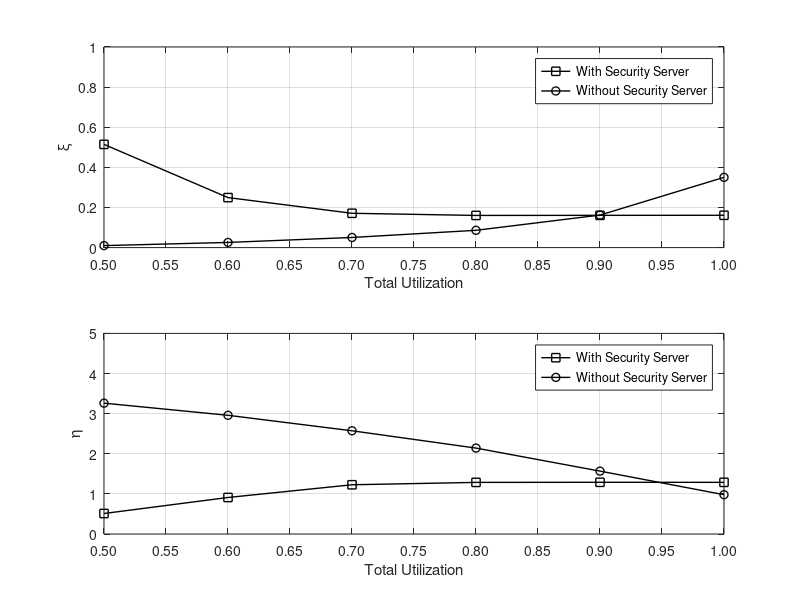
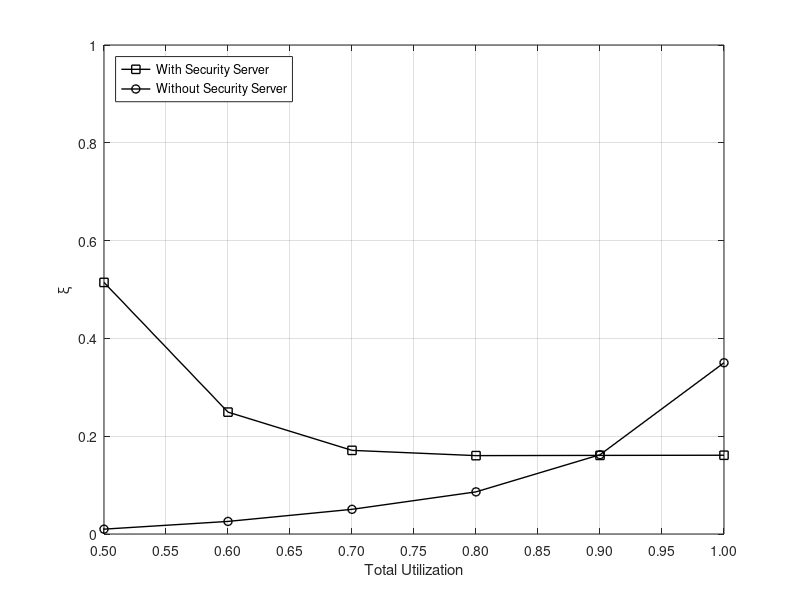

Write MATLAB code to recreate these figures, in order.
clc;
clear all;
close all;
clf;


% load('ser_n_ser.mat', 'etaCount_arr_GP',     'etaCount_UB_arr_GP',     'etaCount_LB_arr_GP', ...
%     'ecdist_arr_GP', 'etaCount_arr_NS',     'etaCount_UB_arr_NS', ...
%     'etaCount_LB_arr_NS',     'ecdist_arr_NS');

load('ser_n_ser_newcon.mat', 'etaCount_arr_GP',     'etaCount_UB_arr_GP',     'etaCount_LB_arr_GP', ...
    'ecdist_arr_GP', 'etaCount_arr_NS',     'etaCount_UB_arr_NS', ...
    'etaCount_LB_arr_NS',     'ecdist_arr_NS');

figure(1)
hold on;
grid on;

subplot(2,1,1)
hold on;
grid on;

plot(ecdist_arr_GP, 'Marker','square','LineWidth',1,...
    'DisplayName','With Security Server',...
    'Color',[0 0 0]);
plot(ecdist_arr_NS, 'Marker','o','LineWidth',1,...
    'DisplayName','Without Security Server',...
    'Color',[0 0 0]);

set(gca,'YTick',[0 0.2 0.4 0.6 0.8 1],...
    'XTickLabel',{'0.50','0.55','0.60','0.65','0.70','0.75','0.80','0.85','0.90','0.95','1.00'},...
    'XTick',[1 1.5 2 2.5 3 3.5 4 4.5 5 5.5 6]);
box(gca,'on');
ylim(gca,[0 1]);


% Create xlabel
xlabel('Total Utilization',  'FontSize',11);


% Create ylabel
ylabel('\xi',  'FontSize',11);

% Create legend
legend1 = legend(gca,'show');
set(legend1,'Location','NorthEast');


subplot(2,1,2)
hold on;
grid on;

eta_arr = [etaCount_arr_GP; etaCount_arr_NS];
X = eta_arr;
% normalize to 0,1
 Xmin = min(X(:));
   Xmax = max(X(:));
   X = (X - Xmin) / (Xmax - Xmin);
%etaCount_arr_GP = X(1, :);
%etaCount_arr_NS = X(2,:);   




plot(etaCount_arr_GP, 'Marker','square','LineWidth',1,...
    'DisplayName','With Security Server',...
    'Color',[0 0 0]);


plot(etaCount_arr_NS, 'Marker','o','LineWidth',1,...
    'DisplayName','Without Security Server',...
    'Color',[0 0 0]);

set(gca,... %'YTick',[0 0.2 0.4 0.6 0.8 1],...
    'XTickLabel',{'0.50','0.55','0.60','0.65','0.70','0.75','0.80','0.85','0.90','0.95','1.00'},...
    'XTick',[1 1.5 2 2.5 3 3.5 4 4.5 5 5.5 6]);
box(gca,'on');

ylim(gca,[0 5]);
% Create xlabel
xlabel('Total Utilization',  'FontSize',11);


% Create ylabel
ylabel('\eta',  'FontSize',11);

% Create legend
legend1 = legend(gca,'show');
set(legend1,'Location','NorthEast');



figure(2)
hold on;
grid on;

%subplot(2,1,1)
hold on;
grid on;

plot(ecdist_arr_GP, 'Marker','square','LineWidth',1,...
    'DisplayName','With Security Server',...
    'Color',[0 0 0]);
plot(ecdist_arr_NS, 'Marker','o','LineWidth',1,...
    'DisplayName','Without Security Server',...
    'Color',[0 0 0]);

set(gca,... %'YTick',[0 0.2 0.4 0.6 0.8 1],...
    'XTickLabel',{'0.50','0.55','0.60','0.65','0.70','0.75','0.80','0.85','0.90','0.95','1.00'},...
    'XTick',[1 1.5 2 2.5 3 3.5 4 4.5 5 5.5 6]);
box(gca,'on');
ylim(gca,[0 1]);
%ylim(gca,[0 0.5]);


% Create xlabel
xlabel('Total Utilization',  'FontSize',11);


% Create ylabel
ylabel('\xi',  'FontSize',11);

% Create legend
legend1 = legend(gca,'show');
set(legend1,'Location','NorthWest');




